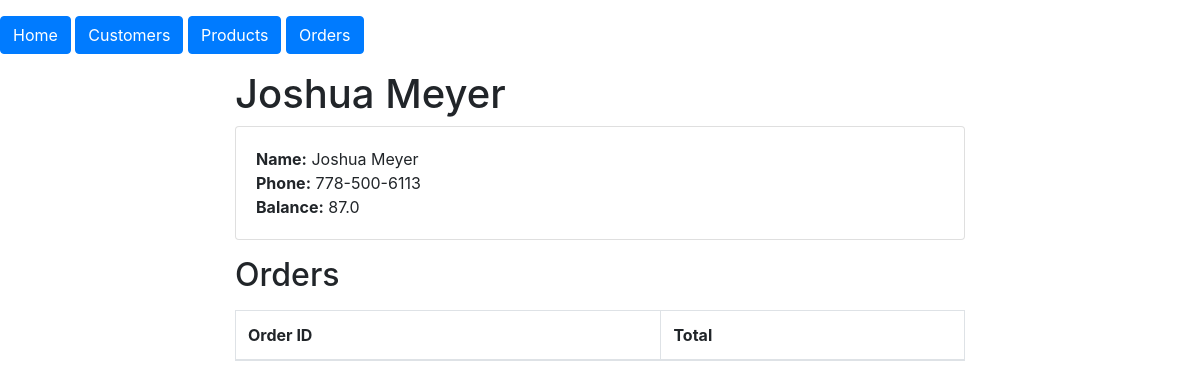
Screenshot of /customer_detail/3 with the database file from the repository.
### models.py (models this page shows, shortened)
class Customer(db.Model):
    id = mapped_column(Integer, primary_key=True)
    name = mapped_column(String(200), nullable=False, unique=True)
    phone = mapped_column(String(20), nullable=False)
    balance = mapped_column(Float, nullable=False, default=0)
    orders = relationship("Order")

### routes/html_routes.py (the view)
@html_routes_bp.route('/customer_detail/<int:customer_id>')
def customer_detail(customer_id):
    customer = Customer.query.get(customer_id)
    return render_template('customer_detail.html', customer=customer)

### templates/customer_detail.html (shortened to what this page needs)
{% extends "base.html" %}
{% block content %}
<div class="container">
    <div class="row justify-content-center">
        <div class="col-md-8">
            <h1>{{ customer.name }}</h1>
            <div class="card">
                <div class="card-body">
                    <p class="card-text">
                        <strong>Name:</strong> {{ customer.name }} <br>
                        <strong>Phone:</strong> {{ customer.phone }} <br>
                        <strong>Balance:</strong> {{ customer.balance }} <br>
                    </p>
                </div>
            </div>
        </div>
    </div>
    <div class="row justify-content-center">
        <div class="col-md-8">
            <h2 class="my-3">Orders</h2>
            <div class="table-responsive">
                <table class="table table-bordered table-striped">
                    <thead>
                        <tr>
                            <th>Order ID</th>
                            <th>Total</th>
                        </tr>
                    </thead>
                </table>
            </div>
        </div>
    </div>
</div>
{% endblock %}

### rows the page displays
Customer: name "Joshua Meyer", phone "778-500-6113", balance "87.0"
